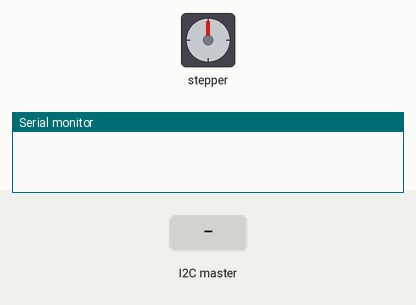
The sketch below on a simulated Arduino Uno, built with avr-gcc and run on an emulated ATmega328P. On the bench: stepper motor, the last lines printed to the serial monitor. The inputs (shaded band) are chosen by the test bench. Stepper angles assume 200 steps per turn.

Above: at 1.2 s.
1.3 s: the I2C master sends the byte 1
At 1.45 s:
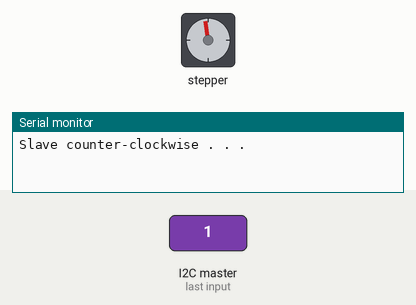
At 2.05 s:
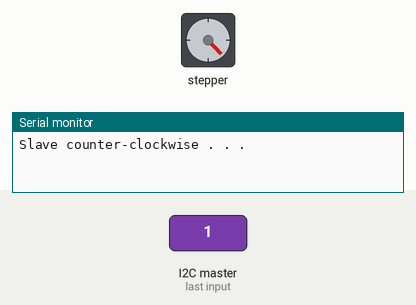
4.3 s: the I2C master sends the byte 2
7.3 s: the I2C master sends the byte 1
10.3 s: the I2C master sends the byte 0
At 10.51 s:
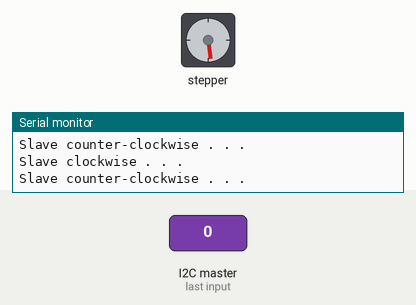
Timing chart, 0 to 12.8 s (numbered marks = the images above; inputs shaded):
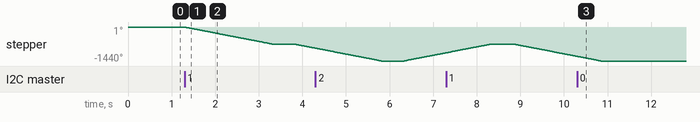

The sketch:

project_i2c_bus_test_slave.ino
```cpp
/**
   Spencer Rosenvall
   Arduino Slave Code
   Project
*/

#include<Wire.h>
#include <Stepper.h>

int stepsPerRevolution = 200;

Stepper myStepper(stepsPerRevolution, 6, 4, 5, 3);
int x;

void setup() {
  myStepper.setSpeed(60);
  // Start the I2C Bus as Slave on address 9
  Wire.begin(9);
  // Attach a function to trigger when something is received.
  Wire.onReceive(receiveEvent);
  Serial.begin(9600);
}

void loop() {
  getCommand();
}
```

lib.ino
```cpp
/**
   Spencer Rosenvall
   Block Clock Project Library
*/
void stepClockwise(int milliSecs) {
  Serial.println("Slave clockwise . . .");
  myStepper.step(stepsPerRevolution * (milliSecs/1000));
}

void stepCounterClockwise(int milliSecs) {
  Serial.println("Slave counter-clockwise . . .");
  myStepper.step(-stepsPerRevolution * (milliSecs/1000));
}

void receiveEvent(int bytes) {
  x = Wire.read();    // read one character from the I2C
}

void getCommand() {
  switch (x) {
    case (1): stepCounterClockwise(2000); break;
    case (2): stepClockwise(2000); break;
    default: return; break;
  }
  delay(500);
}
```

Measured:
- after the input at 1.3 s, stepper: turns 720° counter-clockwise in 2.0 s, then 173° counter-clockwise in 0.46 s
- after the input at 10.3 s, stepper: goes on until 10.8 s, then stays -1440°
